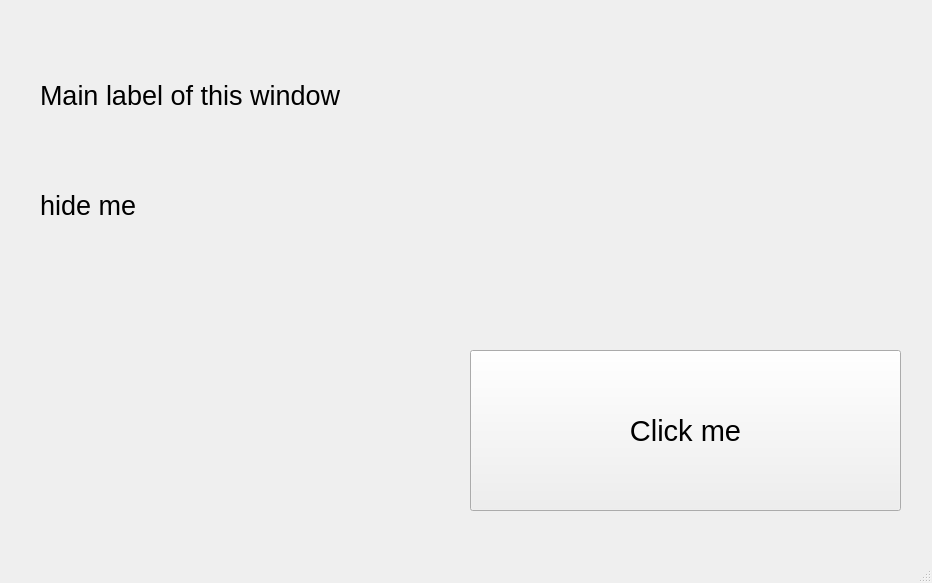
<?xml version="1.0" encoding="UTF-8"?>
<ui version="4.0">
 <class>MainWindow</class>
 <widget class="QMainWindow" name="MainWindow">
  <property name="geometry">
   <rect>
    <x>0</x>
    <y>0</y>
    <width>932</width>
    <height>583</height>
   </rect>
  </property>
  <property name="windowTitle">
   <string>MainWindow</string>
  </property>
  <widget class="QWidget" name="centralwidget">
   <widget class="QLabel" name="main_label">
    <property name="geometry">
     <rect>
      <x>40</x>
      <y>50</y>
      <width>421</width>
      <height>91</height>
     </rect>
    </property>
    <property name="font">
     <font>
      <pointsize>20</pointsize>
     </font>
    </property>
    <property name="text">
     <string>Main label of this window</string>
    </property>
   </widget>
   <widget class="QPushButton" name="mainbutton">
    <property name="geometry">
     <rect>
      <x>470</x>
      <y>350</y>
      <width>431</width>
      <height>161</height>
     </rect>
    </property>
    <property name="font">
     <font>
      <pointsize>22</pointsize>
     </font>
    </property>
    <property name="text">
     <string>Click me</string>
    </property>
   </widget>
   <widget class="QLabel" name="hide_label">
    <property name="geometry">
     <rect>
      <x>40</x>
      <y>160</y>
      <width>421</width>
      <height>91</height>
     </rect>
    </property>
    <property name="font">
     <font>
      <pointsize>20</pointsize>
     </font>
    </property>
    <property name="text">
     <string>hide me</string>
    </property>
   </widget>
  </widget>
  <widget class="QMenuBar" name="menubar">
   <property name="geometry">
    <rect>
     <x>0</x>
     <y>0</y>
     <width>932</width>
     <height>21</height>
    </rect>
   </property>
  </widget>
  <widget class="QStatusBar" name="statusbar"/>
 </widget>
 <resources/>
 <connections>
  <connection>
   <sender>mainbutton</sender>
   <signal>clicked()</signal>
   <receiver>hide_label</receiver>
   <slot>hide()</slot>
   <hints>
    <hint type="sourcelabel">
     <x>685</x>
     <y>451</y>
    </hint>
    <hint type="destinationlabel">
     <x>250</x>
     <y>226</y>
    </hint>
   </hints>
  </connection>
 </connections>
</ui>
